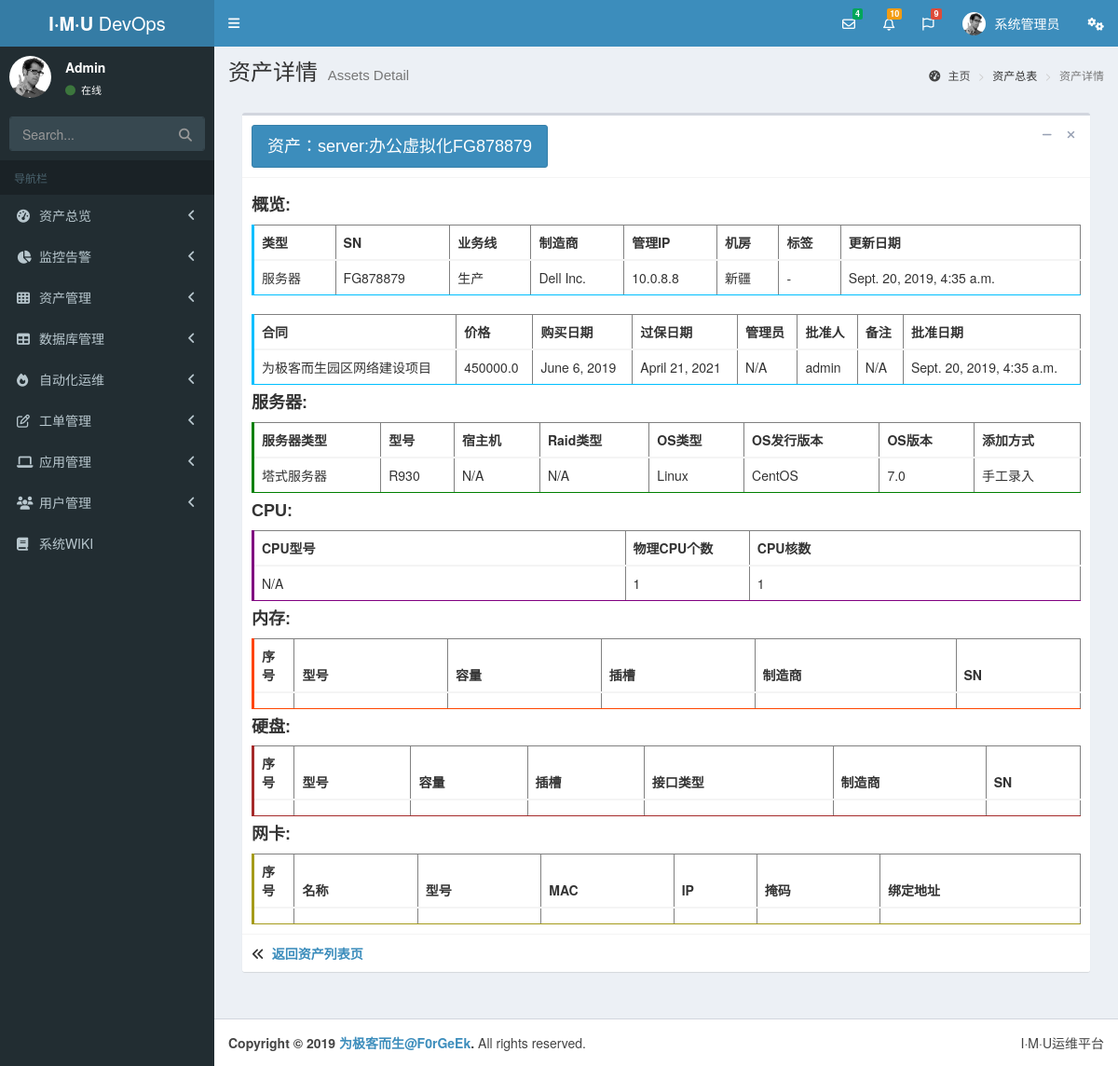
The app's page /assets/detail/14/ with its own data.
### assets/models.py (models this page shows, shortened)
class Asset(models.Model):
    asset_type_choice = (
        ('server', '服务器'),
        ('network', '网络设备'),
        ('storage', '存储设备'),
        ('security', '安全设备'),
        ('software', '软件资产'),
        ('computer', '电脑'),
        ('other', '其他'),
    )
    asset_status = (
        (0, '在线'),
        (1, '下线'),
        (2, '未知'),
        (3, '故障'),
        (4, '备用'),
    )
    asset_type = models.CharField(choices=asset_type_choice, max_length=64, default='other', verbose_name="资产类型")
    name = models.CharField(max_length=64, unique=True, verbose_name="资产名称")
    sn = models.CharField(max_length=128, unique=True, verbose_name="资产序列号")
    business_unit = models.ForeignKey('BusinessUnit', null=True, blank=True, on_delete=models.SET_NULL,
                                      verbose_name="所属业务线")
    status = models.SmallIntegerField(choices=asset_status, default=0, verbose_name="资产状态")
    manufacturer = models.ForeignKey('Manufacturer', null=True, blank=True, verbose_name="厂商",
                                     on_delete=models.SET_NULL)
    manage_ip = models.GenericIPAddressField(null=True, blank=True, verbose_name="管理IP地址")
    asset_tags = models.ManyToManyField('Tag', blank=True, verbose_name="资产标签")
    asset_admin = models.ForeignKey(User, null=True, blank=True, related_name='asset_admin', on_delete=models.SET_NULL,
                                    verbose_name="资产管理员")
    idc = models.ForeignKey('IDC', null=True, blank=True, on_delete=models.SET_NULL, verbose_name="所在机房")
    contract = models.ForeignKey('Contract', null=True, blank=True, on_delete=models.SET_NULL, verbose_name="合同")
    purchase_day = models.DateField(null=True, blank=True, verbose_name="购买日期")
    expire_day = models.DateField(null=True, blank=True, verbose_name="过保日期")
    price = models.FloatField(null=True, blank=True, verbose_name="价格")
    approved_by = models.ForeignKey(User, null=True, blank=True, related_name='approved_by', on_delete=models.SET_NULL,
                                    verbose_name="批准人")
    memo = models.TextField(null=True, blank=True, verbose_name="备注")
    c_time = models.DateTimeField(auto_now_add=True, verbose_name="批准日期")
    m_time = models.DateTimeField(auto_now=True, verbose_name="更新日期")
    class Meta:
        verbose_name = '资产总表'
        verbose_name_plural = "资产总表"
        ordering = ['-c_time']

class BusinessUnit(models.Model):
    parent_unit = models.ForeignKey('self', blank=True, null=True, related_name='parent_level',
                                    on_delete=models.SET_NULL)
    name = models.CharField('业务线', max_length=64, unique=True)
    memo = models.TextField('备注', max_length=64, blank=True, null=True)
    def __str__(self):
        return self.name
    class Meta:
        verbose_name = "业务线"
        verbose_name_plural = "业务线"

class Manufacturer(models.Model):
    name = models.CharField('厂商名称', max_length=128, unique=True)
    telephone = models.CharField('支持电话', max_length=30, blank=True, null=True)
    memo = models.TextField('备注', max_length=128, blank=True, null=True)
    def __str__(self):
        return self.name
    class Meta:
        verbose_name = "厂商"
        verbose_name_plural = "厂商"

class IDC(models.Model):
    name = models.CharField(max_length=64, unique=True, verbose_name="机房名称")
    location = models.CharField(max_length=128, unique=True, verbose_name="机房位置")
    memo = models.CharField(max_length=128, blank=True, null=True, verbose_name="备注")
    def __str__(self):
        return self.name
    class Meta:
        verbose_name = "机房"
        verbose_name_plural = "机房"

class Contract(models.Model):
    sn = models.CharField('合同号', max_length=128, unique=True)
    name = models.CharField('合同名称', max_length=64)
    memo = models.TextField('备注', blank=True, null=True)
    price = models.IntegerField('合同金额')
    detail = models.TextField('详细合同', blank=True, null=True)
    start_day = models.DateField('生效日期', blank=True, null=True)
    end_day = models.DateField('失效日期', blank=True, null=True)
    license_num = models.IntegerField('授权数量', blank=True, null=True)
    c_day = models.DateField('创建时间', auto_now_add=True)
    m_day = models.DateField('修改日期', auto_now=True)
    class Meta:
        verbose_name = "合同"
        verbose_name_plural = "合同"

class Server(models.Model):
    sub_asset_type_choice = (
        (0, '塔式服务器'),
        (1, '刀片服务器'),
        (2, '机架式服务器'),
    )
    create_by_choice = (
        ('auto', '自动添加'),
        ('manual', '手工录入')
    )
    asset = models.OneToOneField('Asset', on_delete=models.CASCADE)
    sub_asset_type = models.SmallIntegerField(choices=sub_asset_type_choice, default=2, verbose_name="服务器类型")
    create_by = models.CharField(choices=create_by_choice, max_length=32, default='manual', verbose_name="添加方式")
    hosted_on = models.ForeignKey('self', related_name='hosted_on_server', blank=True, null=True,
                                  on_delete=models.CASCADE, verbose_name="宿主机")
    model = models.CharField(max_length=128, blank=True, null=True, verbose_name="服务器型号")
    raid_type = models.CharField(max_length=512, blank=True, null=True, verbose_name="RAID卡类型")
    os_type = models.CharField('操作系统类型', max_length=64, blank=True, null=True)
    os_distribution = models.CharField('发行商', max_length=64, blank=True, null=True)
    os_release = models.CharField('操作系统版本', max_length=64, blank=True, null=True)
    class Meta:
        verbose_name = "服务器"
        verbose_name_plural = "服务器"

### assets/views.py (the view)
# urls.py: path('detail/<int:asset_id>/', views.detail, name='detail'),
def detail(request, asset_id):
    asset = get_object_or_404(models.Asset, id=asset_id)
    return render(request, 'assets/detail.html', locals())

### templates/assets/detail.html (shortened to what this page needs)
{% extends 'base.html' %}
{% load static %}
{% block breadcrumb %}
    <section class="content-header">
      <h1>
        资产详情
        <small>Assets Detail</small>
      </h1>
      <ol class="breadcrumb">
        <li><a href="#"><i class="fa fa-dashboard"></i> 主页 </a></li>
          <li>资产总表</li>
        <li class="active">资产详情</li>
      </ol>
    </section>
{% endblock %}
{% block content %}
    <section class="content">
      <div class="box">
          <div class="box-header with-border">
          <h3 class="box-title"><strong class="btn btn-block btn-primary btn-lg">资产：{{ asset.name }}</strong></h3>
          <div class="box-tools pull-right">
            <button type="button" class="btn btn-box-tool" data-widget="collapse" data-toggle="tooltip" title="Collapse">
              <i class="fa fa-minus"></i></button>
            <button type="button" class="btn btn-box-tool" data-widget="remove" data-toggle="tooltip" title="Remove">
              <i class="fa fa-times"></i></button>
          </div>
        </div>
          <div class="box-body">
          <h4><b>概览:</b></h4>
            <table border="1" class="table  table-responsive" style="border-left:3px solid deepskyblue;border-bottom:1px solid deepskyblue" >
                <thead>
                    <tr>
                        <th>类型</th>
                        <th>SN</th>
                        <th>业务线</th>
                        <th>制造商</th>
                        <th>管理IP</th>
                        <th>机房</th>
                        <th>标签</th>
                        <th>更新日期</th>
                    </tr>
                </thead>
                <tbody>
                <tr>
                    <td>{{ asset.get_asset_type_display }}</td>
                    <td>{{ asset.sn }}</td>
                    <td>{{ asset.business_unit|default:'N/A' }}</td>
                    <td>{{ asset.manufacturer|default:'N/A' }}</td>
                    <td>{{ asset.manage_ip|default:'N/A' }}</td>
                    <td>{{ asset.idc|default:'N/A' }}</td>
                    <td>
                        {% for tag in asset.tags.all %}
                        <label class="label label-primary">{{ tag.name }}</label>
                        {% empty %}
                            -
                        {% endfor %}
                    </td>
                    <td>{{ asset.m_time }}</td>
                </tr>
                </tbody>
            </table>
            <br />
            <table border="1" class="table  table-responsive" style="border-left:3px solid deepskyblue;border-bottom:1px solid deepskyblue">
                <thead>
                    <tr>
                        <th>合同</th>
                        <th>价格</th>
                        <th>购买日期</th>
                        <th>过保日期</th>
                        <th>管理员</th>
                        <th>批准人</th>
                        <th>备注</th>
                        <th>批准日期</th>
                    </tr>
                </thead>
                <tbody>
                <tr>
                    <td>{{ asset.contract.name|default:'N/A' }}</td>
                    <td>{{ asset.price|default:'N/A' }}</td>
                    <td>{{ asset.purchase_day|default:'N/A' }}</td>
                    <td>{{ asset.expire_day|default:'N/A' }}</td>
                    <td>{{ asset.admin|default:'N/A' }}</td>
                    <td>{{ asset.approved_by|default:'N/A' }}</td>
                    <td>{{ asset.memo|default:'N/A' }}</td>
                    <td>{{ asset.m_time }}</td>
                </tr>
                </tbody>
            </table>
          <h4><b>服务器:</b></h4>
            <table border="1" class="table  table-responsive" style="border-left:3px solid green;border-bottom:1px solid green">
                <thead>
                    <tr>
                        <th>服务器类型</th>
                        <th>型号</th>
                        <th>宿主机</th>
                        <th>Raid类型</th>
                        <th>OS类型</th>
                        <th>OS发行版本</th>
                        <th>OS版本</th>
                        <th>添加方式</th>
                    </tr>
                </thead>
                <tbody>
                <tr>
                    <td>{{ asset.server.get_sub_asset_type_display }}</td>
                    <td>{{ asset.server.model|default:'N/A' }}</td>
                    <td>{{ asset.server.hosted_on.id|default:'N/A' }}</td>
                    <td>{{ asset.server.raid_type|default:'N/A' }}</td>
                    <td>{{ asset.server.os_type|default:'N/A' }}</td>
                    <td>{{ asset.server.os_distribution|default:'N/A' }}</td>
                    <td>{{ asset.server.os_release|default:'N/A' }}</td>
                    <td>{{ asset.server.get_create_by_display }}</td>
                </tr>
                </tbody>
            </table>
        <h4><b>CPU:</b></h4>
            <table border="1" class="table  table-responsive" style="border-left:3px solid purple;border-bottom:1px solid purple">
                <thead>
                    <tr>
                        <th  style="width: 45%">CPU型号</th>
                        <th  style="width: 15%">物理CPU个数</th>
                        <th>CPU核数</th>
                    </tr>
                </thead>
                <tbody>
                <tr>
                    <td>{{ asset.cpu.cpu_model|default:'N/A' }}</td>
                    <td>{{ asset.cpu.cpu_count|default:'1' }}</td>
                    <td>{{ asset.cpu.cpu_core_count|default:'1' }}</td>
                </tr>
                </tbody>
            </table>
        <h4><b>内存:</b></h4>
        <table border="1" class="table  table-responsive" style="border-left:3px solid orangered;border-bottom:1px solid orangered">
                <thead>
                    <tr>
                        <th style="width:5%;">序号</th>
                        <th>型号</th>
                        <th>容量</th>
                        <th>插槽</th>
                        <th>制造商</th>
                        <th>SN</th>
                    </tr>
                </thead>
                <tbody>
                {% for ram in asset.ram_set.all %}
                    <tr>
                        <td>{{ forloop.counter }}</td>
                        <td>{{ ram.model|default:'N/A' }}</td>
                        <td>{{ ram.capacity|default:'N/A' }}</td>
                        <td>{{ ram.slot }}</td>
                        <td>{{ ram.manufacturer|default:'N/A' }}</td>
                        <td>{{ ram.sn|default:'N/A' }}</td>
                    </tr>
                {% empty %}
                    <tr>
                        <td></td><td></td><td></td><td></td><td></td><td></td>
                    </tr>
                {% endfor %}
                </tbody>
            </table>
        <h4><b>硬盘:</b></h4>
        <table border="1" class="table  table-responsive" style="border-left:3px solid brown;border-bottom:1px solid brown">
                <thead>
                    <tr>
                        <th style="width:5%;">序号</th>
                        <th>型号</th>
                        <th>容量</th>
                        <th>插槽</th>
                        <th>接口类型</th>
                        <th>制造商</th>
                        <th>SN</th>
                    </tr>
                </thead>
                <tbody>
                {% for disk in asset.disk_set.all %}
                    <tr>
                        <td>{{ forloop.counter }}</td>
                        <td>{{ disk.model|default:'N/A' }}</td>
                        <td>{{ disk.capacity|default:'N/A' }}</td>
                        <td>{{ disk.slot|default:'N/A'  }}</td>
                        <td>{{ disk.get_interface_type_display }}</td>
                        <td>{{ disk.manufacturer|default:'N/A' }}</td>
                        <td>{{ disk.sn}}</td>
                    </tr>
                {% empty %}
                    <tr>
                        <td></td><td></td><td></td><td></td><td></td><td></td><td></td>
                    </tr>
                {% endfor %}
                </tbody>
            </table>
        <h4><b>网卡:</b></h4>
        <table border="1" class="table  table-responsive" style="border-left:3px solid #a59b1a;border-bottom:1px solid #a59b1a">
                <thead>
                    <tr>
                        <th style="width:5%;">序号</th>
                        <th>名称</th>
                        <th>型号</th>
                        <th>MAC</th>
                        <th>IP</th>
                        <th>掩码</th>
                        <th>绑定地址</th>
                    </tr>
                </thead>
                <tbody>
                {% for nic in asset.nic_set.all %}
                    <tr>
                        <td>{{ forloop.counter }}</td>
                        <td>{{ nic.name|default:'N/A' }}</td>
                        <td>{{ nic.model }}</td>
                        <td>{{ nic.mac  }}</td>
                        <td>{{ nic.ip_address|default:'N/A' }}</td>
                        <td>{{ nic.net_mask|default:'N/A' }}</td>
                        <td>{{ nic.bonding|default:'N/A' }}</td>
                    </tr>
                {% empty %}
                    <tr>
                        <td></td><td></td><td></td><td></td><td></td><td></td><td></td>
                    </tr>
                {% endfor %}
                </tbody>
            </table>
        </div>
        <div class="box-footer">
          <i class="fa fa-angle-double-left"></i>&nbsp;&nbsp;<a href="{% url 'assets:index' %}"><strong>返回资产列表页</strong></a>
        </div>
      </div>
    </section>
{% endblock %}

### records on screen
Asset: name "server:办公虚拟化FG878879", asset_type "服务器", sn "FG878879", business_unit "生产", manufacturer "Dell Inc.", manage_ip "10.0.8.8", idc "新疆", m_time "Sept. 20, 2019, 4:35 a.m.", contract.name "为极客而生园区网络建设项目", price "450000.0", purchase_day "June 6, 2019", expire_day "April 21, 2021", approved_by "admin", memo "N/A", server.sub_asset_type "塔式服务器", server.model "R930", server.hosted_on.id "N/A", server.raid_type "N/A", server.os_type "Linux", server.os_distribution "CentOS", server.os_release "7.0", server.create_by "手工录入", cpu.cpu_model "N/A"

### other values on screen
{{ asset.admin|default:'N/A' }} "N/A"
{{ asset.cpu.cpu_count|default:'1' }} "1"
{{ asset.cpu.cpu_core_count|default:'1' }} "1"
